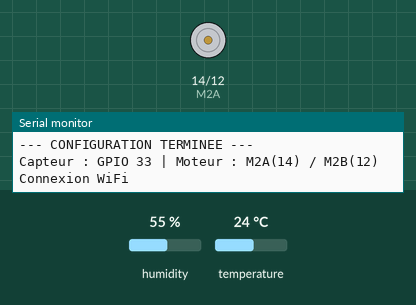
Recording of a sketch running on a simulated ESP32. On the bench: motor-driver pin pairs drawn as motors (green arrow = first pin HIGH = forward, orange = second pin HIGH = backward, longer = more drive), the last lines printed to the serial monitor. The test bench sets the inputs (shaded band); at power-on: humidity 55 %, temperature 24 °C. WiFi joins after 1.5 s; servers stay silent unless stated; uploads are accepted with an empty reply.

Above: at 1.1 s.
At 2.6 s:
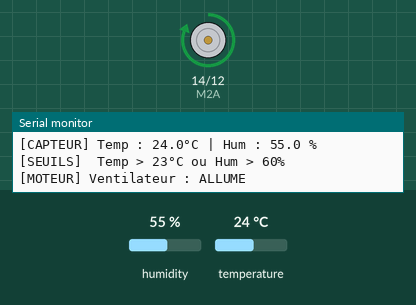
Timing chart, 0 to 4.1 s (numbered marks = the images above):
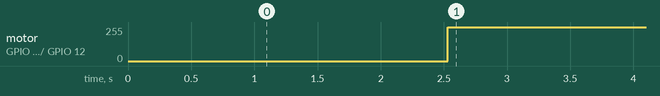

Measured:
- by itself, motor on GPIO 14 (M2A) / GPIO 12 (M2B): stopped → forward 255/255 at 2.5 s

The sketch:

sketch_may6a.ino
```cpp
#include <WiFi.h>
#include <HTTPClient.h>
#include "DHT.h"

// ==============================
// CONFIGURATION WIFI
// ==============================
const char* ssid     = "PDA_ESP32_S";
const char* password = "Ciel123!";

// ==============================
// CAPTEUR (Port Grove D33)
// ==============================
#define DHTPIN  33
#define DHTTYPE DHT11
DHT dht(DHTPIN, DHTTYPE);

// ==============================
// MOTEUR (Borniers M2A / M2B)
// ==============================
#define M2A 14
#define M2B 12

// ==============================
// SEUILS DE DECLENCHEMENT
// ==============================
// CONSEIL : Tu peux baisser temporairement SEUIL_TEMP a 15.0 pour tester
// le passage du ventilateur a 1 (Allume) dans ta base de donnees.
const float SEUIL_TEMP = 23.0;
const float SEUIL_HUMI = 60.0;

// ==============================
// API
// ==============================
const char* serverUrl = "http://172.19.6.120:5000/api/temperature_humidite";

// ==============================
// FONCTION : Connexion WiFi
// ==============================
void connecterWiFi() {
  WiFi.begin(ssid, password);
  Serial.print("Connexion WiFi");
  unsigned long debut = millis();
  while (WiFi.status() != WL_CONNECTED) {
    if (millis() - debut > 15000) {        // Timeout 15 secondes
      Serial.println("\n[WIFI] Timeout - pas de connexion !");
      return;
    }
    delay(500);
    Serial.print(".");
  }
  Serial.println("\n[WIFI] Connecte ! IP : " + WiFi.localIP().toString());
}

// ==============================
// FONCTION : Envoi API (CORRIGEE)
// ==============================
void envoyerDonnees(float t, float h, int etatVentilo) {
  // Reconnexion automatique si WiFi perdu
  if (WiFi.status() != WL_CONNECTED) {
    Serial.println("[WIFI] Connexion perdue, reconnexion...");
    connecterWiFi();
  }

  if (WiFi.status() == WL_CONNECTED) {
    HTTPClient http;
    http.begin(serverUrl);
    http.addHeader("Content-Type", "application/json");

    // SYNTAXE CORRIGEE : Plus de guillemets/antislashs superflus autour des deux-points
    String json = "{\"temperature\":" + String(t, 1) +
                  ",\"humidite\":"    + String(h, 1) +
                  ",\"zone\":1" +
                  ",\"ventilateur\":" + String(etatVentilo) + "}";

    int code = http.POST(json);

    if (code > 0) {
      Serial.printf("[API] Reponse : %d\n", code);
    } else {
      Serial.printf("[API] Erreur envoi : %s\n", http.errorToString(code).c_str());
    }

    http.end();
  } else {
    Serial.println("[API] Envoi annule - pas de WiFi");
  }
}

// ==============================
// SETUP
// ==============================
void setup() {
  Serial.begin(115200);
  delay(1000);

  dht.begin();

  pinMode(M2A, OUTPUT);
  pinMode(M2B, OUTPUT);
  digitalWrite(M2A, LOW);        // Moteur eteint au demarrage
  digitalWrite(M2B, LOW);

  Serial.println("\n--- CONFIGURATION TERMINEE ---");
  Serial.println("Capteur : GPIO 33 | Moteur : M2A(14) / M2B(12)");

  connecterWiFi();
}

// ==============================
// LOOP
// ==============================
void loop() {

  // 1. LECTURE CAPTEUR
  float h = dht.readHumidity();
  float t = dht.readTemperature();

  if (isnan(h) || isnan(t)) {
    Serial.println("[ERREUR] Lecture impossible sur GPIO 33 !");
    Serial.println("Verifier le cablage et la resistance pull-up.");
  } else {
    Serial.println("------------------------------------");
    Serial.printf("[CAPTEUR] Temp : %.1f°C | Hum : %.1f %%\n", t, h);
    Serial.printf("[SEUILS]  Temp > %.0f°C ou Hum > %.0f%%\n", SEUIL_TEMP, SEUIL_HUMI);

    // 2. CONTRÔLE VENTILATEUR & STOCKAGE DE L'ETAT
    int etatVentilo = 0;
    if (t > SEUIL_TEMP || h > SEUIL_HUMI) {
      digitalWrite(M2A, HIGH);
      digitalWrite(M2B, LOW);
      etatVentilo = 1; // Allume
      Serial.println("[MOTEUR] Ventilateur : ALLUME");
    } else {
      digitalWrite(M2A, LOW);
      digitalWrite(M2B, LOW);
      etatVentilo = 0; // Eteint
      Serial.println("[MOTEUR] Ventilateur : ETEINT");
    }

    // 3. ENVOI API (avec la variable etatVentilo)
    envoyerDonnees(t, h, etatVentilo);
  }

  // 4. PAUSE 60 SECONDES
  Serial.println("Attente 60 secondes...\n");
  delay(60000);
}
```
